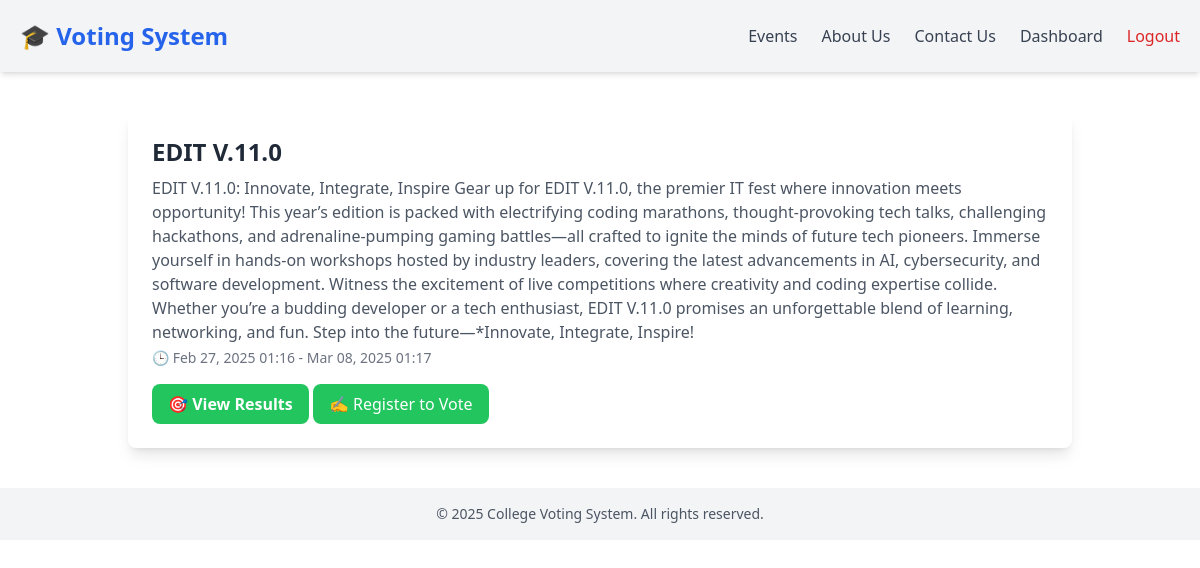
The app's page /events/4/ (signed in) with its own data.
### events/models.py (models this page shows, shortened)
class Event(models.Model):
    name = models.CharField(max_length=255)
    description = models.TextField()
    start_time = models.DateTimeField()
    end_time = models.DateTimeField()

### events/views.py (the view)
# urls.py: path('<int:event_id>/', views.event_detail, name='event_detail'),
@login_required
@login_required
def event_detail(request, event_id):
    event = get_object_or_404(Event, id=event_id)
    candidates = Candidate.objects.filter(event=event).order_by('position')
    is_registered = EventRegistration.objects.filter(user=request.user, event=event).exists()
    voted_positions = Vote.objects.filter(user=request.user, event=event).values_list('candidate__position', flat=True)
    position_groups = {}
    for candidate in candidates:
        position_groups.setdefault(candidate.position, []).append(candidate)
    return render(request, 'events/event_detail.html', {
        'event': event,
        'position_groups': position_groups,
        'is_registered': is_registered,
        'voted_positions': voted_positions
    })

### events/templates/events/event_detail.html
{% extends 'base.html' %}
{% block content %}
<div class="container mx-auto p-6">
    <div class="bg-white dark:bg-gray-800 p-6 rounded-lg shadow-lg">
        <h2 class="text-2xl font-bold text-gray-800 dark:text-white">{{ event.name }}</h2>
        <p class="text-gray-600 dark:text-gray-300 mt-2">{{ event.description }}</p>
        <p class="text-sm text-gray-500 mt-1">
            🕒 {{ event.start_time|date:"M d, Y H:i" }} - {{ event.end_time|date:"M d, Y H:i" }}
        </p>
        <a href="{% url 'event_results' event.id %}"
   class="bg-green-500 hover:bg-green-600 text-white font-semibold py-2 px-4 rounded-lg transition inline-block text-center">
   🎯 View Results
</a>
        {% if is_registered %}
        <h3 class="text-lg font-semibold mt-6">Candidates:</h3>
        {% for position, candidates_in_position in position_groups.items %}
            <h4 class="text-md font-semibold mt-4">{{ position }}</h4>
            <div class="grid grid-cols-1 md:grid-cols-2 lg:grid-cols-3 gap-4 mt-2">
                {% for candidate in candidates_in_position %}
                    <div class="bg-gray-100 dark:bg-gray-700 p-4 rounded-lg shadow hover:shadow-lg transition">
                        <h4 class="text-lg font-semibold">{{ candidate.user.username }}</h4>
                        <p class="text-gray-600 dark:text-gray-300 overflow-hidden text-ellipsis" style="-webkit-line-clamp: 2; display: -webkit-box; -webkit-box-orient: vertical; overflow: hidden">{{ candidate.profile_details }}</p>
                        {% if is_registered %}
                            {% if position not in voted_positions %}
                                <a href="{% url 'vote_for_candidate' event.id candidate.id %}"
                                   class="block mt-3 bg-blue-500 text-white text-center py-2 rounded-lg hover:bg-blue-600 transition">
                                    🗳️ Vote
                                </a>
                            {% else %}
                                <p class="text-blue-500 mt-2">🗳️ You have already voted for {{ position }}.</p>
                            {% endif %}
                        {% else %}
                            <p class="text-red-500 mt-2">❗ Register for this event to vote.</p>
                        {% endif %}
                    </div>
                {% empty %}
                    <p class="text-gray-500">No candidates available for this position.</p>
                {% endfor %}
            </div>
        {% endfor %}
</div>
        {% else %}
            <a href="{% url 'register_for_event' event.id %}"
   class="mt-4 inline-block bg-green-500 text-white px-4 py-2 rounded-lg hover:bg-green-600 transition">
    ✍️ Register to Vote
</a>
        {% endif %}
    </div>
</div>
{% endblock %}

### records on screen
Event: name "EDIT V.11.0", description "EDIT V.11.0: Innovate, Integrate, Inspire Gear up for EDIT V.11.0, the premier IT fest where innovation meets opportunity! This year’s edition is packed with electrifying coding marathons, thought-provoking tech talks, challenging hackathons, and adrenaline-pumping gaming battles—all crafted to ignite the minds of future tech pioneers. Immerse yourself in hands-on workshops hosted by industry leaders, covering the latest advancements in AI, cybersecurity, and software development. Witness the excitement of live competitions where creativity and coding expertise collide. Whether you’re a budding developer or a tech enthusiast, EDIT V.11.0 promises an unforgettable blend of learning,…", start_time "Feb 27, 2025 01:16", end_time "Mar 08, 2025 01:17"
